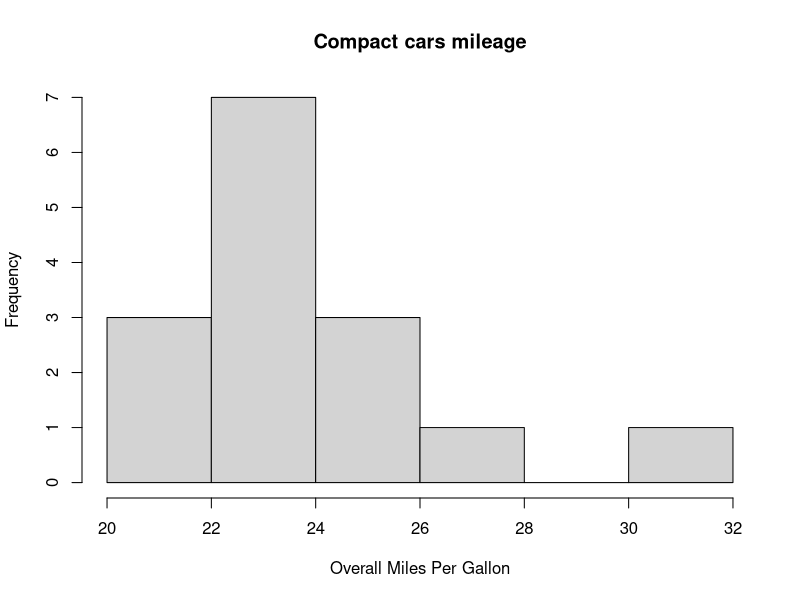

Here is the R script that generated this plot:
setwd("../01 - Introduction")
suv_df <- read.csv("compact_suv_r.csv")
View(suv_df)
hist(suv_df$Overall.Miles.Per.Gallon,xlab= "Overall Miles Per Gallon", main="Compact cars mileage")
